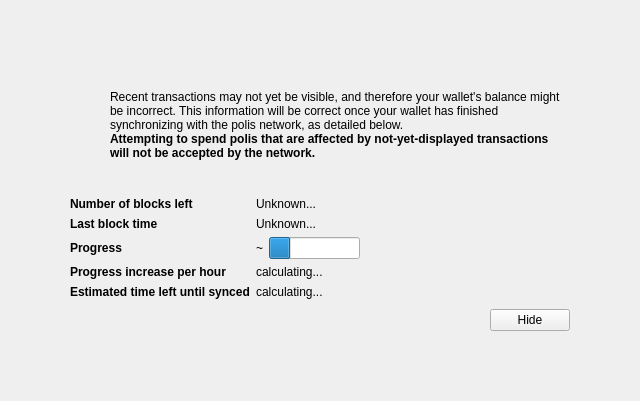
<?xml version="1.0" encoding="UTF-8"?>
<ui version="4.0">
 <class>ModalOverlay</class>
 <widget class="ModalOverlay" name="ModalOverlay">
  <property name="geometry">
   <rect>
    <x>0</x>
    <y>0</y>
    <width>640</width>
    <height>401</height>
   </rect>
  </property>
  <property name="windowTitle">
   <string>Form</string>
  </property>
  <layout class="QVBoxLayout" name="verticalLayout" stretch="0">
   <property name="sizeConstraint">
    <enum>QLayout::SetDefaultConstraint</enum>
   </property>
   <property name="leftMargin">
    <number>0</number>
   </property>
   <property name="topMargin">
    <number>0</number>
   </property>
   <property name="rightMargin">
    <number>0</number>
   </property>
   <property name="bottomMargin">
    <number>0</number>
   </property>
   <item>
    <widget class="QWidget" name="bgWidget" native="true">
     <property name="styleSheet">
      <string notr="true"/>
     </property>
     <layout class="QVBoxLayout" name="verticalLayoutMain" stretch="0">
      <property name="leftMargin">
       <number>60</number>
      </property>
      <property name="topMargin">
       <number>60</number>
      </property>
      <property name="rightMargin">
       <number>60</number>
      </property>
      <property name="bottomMargin">
       <number>60</number>
      </property>
      <item>
       <widget class="QWidget" name="contentWidget" native="true">
        <property name="styleSheet">
         <string notr="true"/>
        </property>
        <layout class="QVBoxLayout" name="verticalLayoutSub" stretch="1,0,0,0,0">
         <property name="spacing">
          <number>0</number>
         </property>
         <property name="leftMargin">
          <number>10</number>
         </property>
         <property name="topMargin">
          <number>10</number>
         </property>
         <property name="rightMargin">
          <number>10</number>
         </property>
         <property name="bottomMargin">
          <number>10</number>
         </property>
         <item>
          <layout class="QHBoxLayout" name="horizontalLayoutIconText" stretch="0,1">
           <property name="topMargin">
            <number>20</number>
           </property>
           <item>
            <layout class="QVBoxLayout" name="verticalLayoutIcon">
             <property name="leftMargin">
              <number>0</number>
             </property>
             <item>
              <widget class="QPushButton" name="warningIcon">
               <property name="enabled">
                <bool>false</bool>
               </property>
               <property name="text">
                <string/>
               </property>
               <property name="icon">
                <iconset>
                 <normaloff>:/icons/warning</normaloff>
                 <disabledoff>:/icons/warning</disabledoff>:/icons/warning</iconset>
               </property>
               <property name="iconSize">
                <size>
                 <width>48</width>
                 <height>48</height>
                </size>
               </property>
               <property name="flat">
                <bool>true</bool>
               </property>
              </widget>
             </item>
             <item>
              <spacer name="verticalSpacerWarningIcon">
               <property name="orientation">
                <enum>Qt::Vertical</enum>
               </property>
               <property name="sizeHint" stdset="0">
                <size>
                 <width>20</width>
                 <height>40</height>
                </size>
               </property>
              </spacer>
             </item>
            </layout>
           </item>
           <item>
            <layout class="QVBoxLayout" name="verticalLayoutInfoText">
             <property name="leftMargin">
              <number>0</number>
             </property>
             <property name="topMargin">
              <number>0</number>
             </property>
             <item>
              <widget class="QLabel" name="infoText">
               <property name="text">
                <string>Recent transactions may not yet be visible, and therefore your wallet's balance might be incorrect. This information will be correct once your wallet has finished synchronizing with the polis network, as detailed below.</string>
               </property>
               <property name="textFormat">
                <enum>Qt::RichText</enum>
               </property>
               <property name="wordWrap">
                <bool>true</bool>
               </property>
              </widget>
             </item>
             <item>
              <widget class="QLabel" name="infoTextStrong">
               <property name="font">
                <font>
                 <weight>75</weight>
                 <bold>true</bold>
                </font>
               </property>
               <property name="text">
                <string>Attempting to spend polis that are affected by not-yet-displayed transactions will not be accepted by the network.</string>
               </property>
               <property name="textFormat">
                <enum>Qt::RichText</enum>
               </property>
               <property name="wordWrap">
                <bool>true</bool>
               </property>
              </widget>
             </item>
             <item>
              <spacer name="verticalSpacerInTextSpace">
               <property name="orientation">
                <enum>Qt::Vertical</enum>
               </property>
               <property name="sizeHint" stdset="0">
                <size>
                 <width>20</width>
                 <height>40</height>
                </size>
               </property>
              </spacer>
             </item>
            </layout>
           </item>
          </layout>
         </item>
         <item>
          <spacer name="verticalSpacerAfterText">
           <property name="orientation">
            <enum>Qt::Vertical</enum>
           </property>
           <property name="sizeHint" stdset="0">
            <size>
             <width>20</width>
             <height>40</height>
            </size>
           </property>
          </spacer>
         </item>
         <item>
          <layout class="QFormLayout" name="formLayout">
           <property name="fieldGrowthPolicy">
            <enum>QFormLayout::FieldsStayAtSizeHint</enum>
           </property>
           <property name="horizontalSpacing">
            <number>6</number>
           </property>
           <property name="verticalSpacing">
            <number>6</number>
           </property>
           <property name="topMargin">
            <number>10</number>
           </property>
           <item row="0" column="0">
            <widget class="QLabel" name="labelNumberOfBlocksLeft">
             <property name="font">
              <font>
               <weight>75</weight>
               <bold>true</bold>
              </font>
             </property>
             <property name="text">
              <string>Number of blocks left</string>
             </property>
            </widget>
           </item>
           <item row="0" column="1">
            <widget class="QLabel" name="numberOfBlocksLeft">
             <property name="text">
              <string>Unknown...</string>
             </property>
            </widget>
           </item>
           <item row="1" column="0">
            <widget class="QLabel" name="labelLastBlockTime">
             <property name="font">
              <font>
               <weight>75</weight>
               <bold>true</bold>
              </font>
             </property>
             <property name="text">
              <string>Last block time</string>
             </property>
            </widget>
           </item>
           <item row="1" column="1">
            <widget class="QLabel" name="newestBlockDate">
             <property name="sizePolicy">
              <sizepolicy hsizetype="Maximum" vsizetype="Preferred">
               <horstretch>0</horstretch>
               <verstretch>0</verstretch>
              </sizepolicy>
             </property>
             <property name="text">
              <string>Unknown...</string>
             </property>
            </widget>
           </item>
           <item row="2" column="0">
            <widget class="QLabel" name="labelSyncDone">
             <property name="font">
              <font>
               <weight>75</weight>
               <bold>true</bold>
              </font>
             </property>
             <property name="text">
              <string>Progress</string>
             </property>
            </widget>
           </item>
           <item row="2" column="1">
            <layout class="QHBoxLayout" name="horizontalLayoutSync" stretch="0,1">
             <item>
              <widget class="QLabel" name="percentageProgress">
               <property name="text">
                <string>~</string>
               </property>
              </widget>
             </item>
             <item>
              <widget class="QProgressBar" name="progressBar">
               <property name="value">
                <number>24</number>
               </property>
               <property name="format">
                <string/>
               </property>
              </widget>
             </item>
            </layout>
           </item>
           <item row="4" column="0">
            <widget class="QLabel" name="labelProgressIncrease">
             <property name="font">
              <font>
               <weight>75</weight>
               <bold>true</bold>
              </font>
             </property>
             <property name="text">
              <string>Progress increase per hour</string>
             </property>
            </widget>
           </item>
           <item row="4" column="1">
            <widget class="QLabel" name="progressIncreasePerH">
             <property name="text">
              <string>calculating...</string>
             </property>
            </widget>
           </item>
           <item row="5" column="0">
            <widget class="QLabel" name="labelEstimatedTimeLeft">
             <property name="font">
              <font>
               <weight>75</weight>
               <bold>true</bold>
              </font>
             </property>
             <property name="text">
              <string>Estimated time left until synced</string>
             </property>
            </widget>
           </item>
           <item row="5" column="1">
            <widget class="QLabel" name="expectedTimeLeft">
             <property name="text">
              <string>calculating...</string>
             </property>
            </widget>
           </item>
          </layout>
         </item>
         <item>
          <layout class="QHBoxLayout" name="horizontalLayoutButtons">
           <property name="leftMargin">
            <number>10</number>
           </property>
           <property name="topMargin">
            <number>10</number>
           </property>
           <item>
            <spacer name="horizontalSpacer">
             <property name="orientation">
              <enum>Qt::Horizontal</enum>
             </property>
             <property name="sizeHint" stdset="0">
              <size>
               <width>40</width>
               <height>20</height>
              </size>
             </property>
            </spacer>
           </item>
           <item>
            <widget class="QPushButton" name="closeButton">
             <property name="text">
              <string>Hide</string>
             </property>
            </widget>
           </item>
          </layout>
         </item>
         <item>
          <layout class="QVBoxLayout" name="verticalLayout_2">
           <item>
            <spacer name="verticalSpacer">
             <property name="orientation">
              <enum>Qt::Vertical</enum>
             </property>
             <property name="sizeHint" stdset="0">
              <size>
               <width>20</width>
               <height>40</height>
              </size>
             </property>
            </spacer>
           </item>
          </layout>
         </item>
        </layout>
       </widget>
      </item>
     </layout>
    </widget>
   </item>
  </layout>
 </widget>
 <customwidgets>
  <customwidget>
   <class>ModalOverlay</class>
   <extends>QWidget</extends>
   <header>modaloverlay.h</header>
   <container>1</container>
  </customwidget>
 </customwidgets>
 <resources/>
 <connections/>
</ui>
